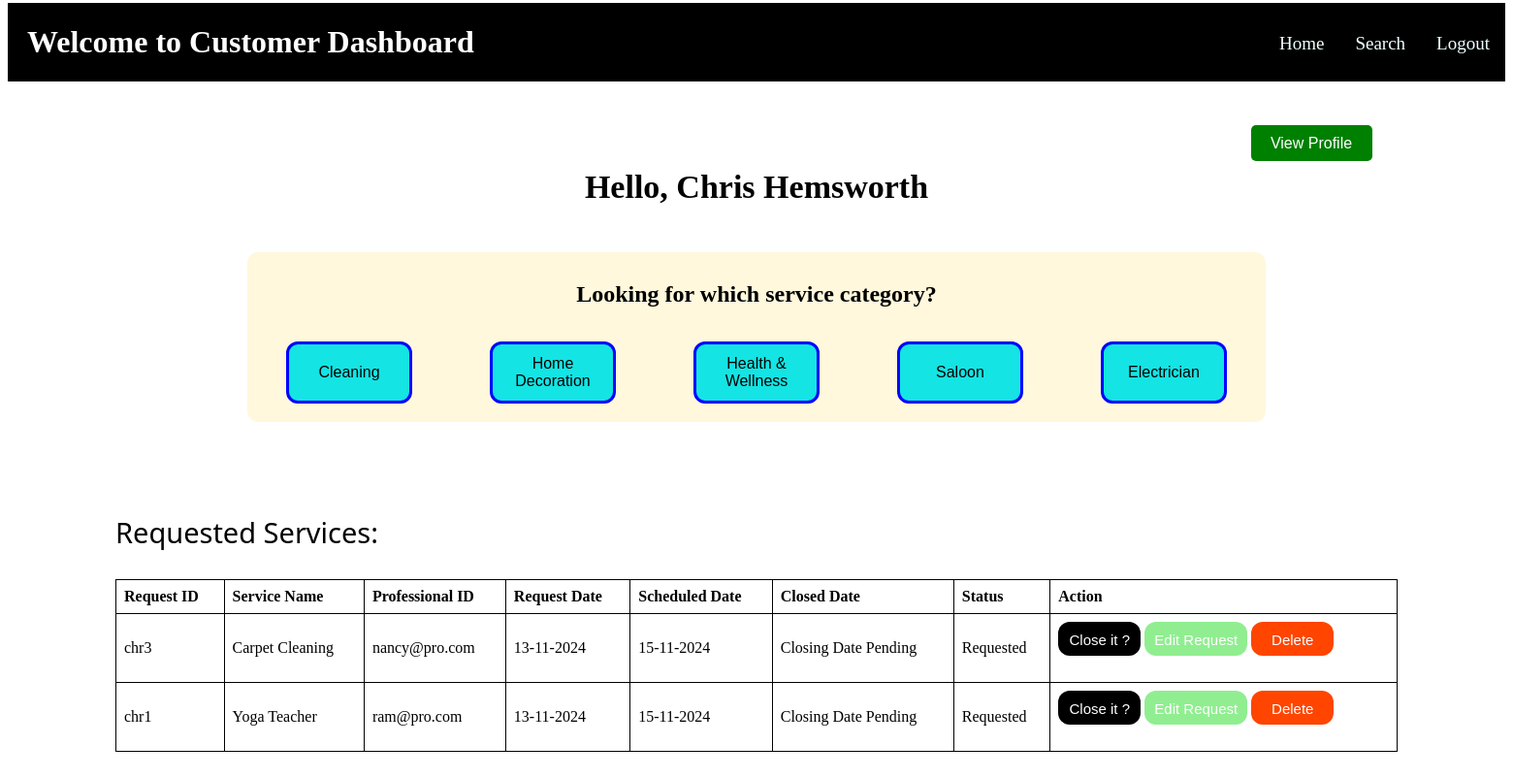
Page /customer_home (signed in) on the committed database.
### app.py (models this page shows, shortened)
class Customer(db.Model, UserMixin):
    __tablename__='customer'
    email=db.Column(db.String(), primary_key=True)
    password=db.Column(db.String(), nullable=False)
    fullname=db.Column(db.String(), nullable=False)
    address=db.Column(db.String(), nullable=False, unique=True)
    contact=db.Column(db.Integer, unique=True, nullable=False)
    pin_code=db.Column(db.Integer, nullable=False)
    status=db.Column(db.String(), default='Unblock')

class Service_Request(db.Model):
    __tablename__='service_request'
    request_id=db.Column(db.String(), primary_key=True)
    service_id=db.Column(db.Integer,db.ForeignKey('services.service_id') ,nullable=False)
    service_name=db.Column(db.String(), nullable=False)
    customer_id=db.Column(db.String(), db.ForeignKey('customer.email'), nullable=False)
    professional_id=db.Column(db.String(), db.ForeignKey('professional.email'), nullable=False)
    requested_date=db.Column(db.DateTime, unique=False, default=dt.utcnow)
    scheduled_date=db.Column(db.DateTime, )
    closed_date=db.Column(db.DateTime, unique=False, default=None)
    status=db.Column(db.String(), default='Requested')

### app.py (the view, shortened to what this page needs)
@app.route('/customer_home',methods=["GET","POST"])
@login_required
def custom_home():
        serv=Service_Request.query.filter_by(customer_id=current_user.email).all()
        services=Services.query.all()
        data=Customer.query.filter_by(email=current_user.email).first()
        if request.method=="GET":
            alert=request.args.get('alert')
            if alert:
                return render_template('customer_home.html',service_request=serv, user_data=data, services=services, alert=alert)
            return render_template('customer_home.html',service_request=serv, user_data=data, services=services)

### app.py (called while the page is built)
@login.user_loader
def load_user(email):
    if session['role']=='customer':
        return Customer.query.filter_by(email=email).first()
    if session['role']=='admin':
        return Admin.query.filter_by(email_id=email).first()
    if session['role']=='professional':
        return Professional.query.filter_by(email=email).first()

### templates/customer_home.html (shortened to what this page needs)
<!DOCTYPE html>
<html lang="en">
<head>
</head>
<body>
    <div class="navbar">
        <h1>Welcome to Customer Dashboard</h1>
        <a href="/logout_user">Logout</a>
        <a href="/customer_search">Search</a>
        <a href="#">Home</a>
    </div><br>
    <div class="profile">
        <button class="prof-button">View Profile</button>
    </div>
    <h2>Hello, {{user_data.fullname}}</h2>
    <br>
    <div class="services">
        <h3>Looking for which service category?</h3>
        <div class="dropdown">
            <button>Cleaning</button>
        </div>
        <div class="dropdown">
            <button>Home Decoration</button>
        </div>
        <div class="dropdown">
            <button>Health & Wellness</button>
        </div>
        <div class="dropdown">
            <button>Saloon</button>
        </div>
        <div class="dropdown">
            <button>Electrician</button>
        </div>
    </div>
    <div class="table">
        <p style="font-size:29px;font-family: system-ui;">Requested Services: </p>
        {% if service_request|length==0 %}
        <p id="no_exist">Your service request is empty</p>
        {% else %}
        <table>
            <tbody>
                <tr>
                    <th>Request ID</th>
                    <th>Service Name</th>
                    <th>Professional ID</th>
                    <th>Request Date</th>
                    <th>Scheduled Date</th>
                    <th>Closed Date</th>
                    <th>Status</th>
                    <th>Action</th>
                </tr>
                {% for record in service_request %}
                <tr>
                    <td>{{record.request_id}}</td>
                    <td>{{record.service_name}}</td>
                    <td>{{record.professional_id}}</td>
                    <td>{{record.requested_date.strftime('%d-%m-%Y')}}</td>
                    <td>{{record.scheduled_date.strftime('%d-%m-%Y')}}</td>
                    {% if record.closed_date == None %}
                    <td>Closing Date Pending</td>
                    {% else %}
                    <td>{{record.closed_date.strftime('%d-%m-%Y')}}</td>
                    {% endif %}
                    <td>{{record.status}}</td>
                    <td>
                        {% if record.status=='Professional Dismissed' %}
                        <p> </p>
                        {% elif record.status=='Requested' %}
                        <form action="/customer_home" method="POST">
                            <button class="close" name="action" value="close{{record.request_id}}">Close it ?</button>
                            <button class="edit close" name="action" value="edit{{record.request_id}}">Edit Request</button>
                            <button style="background-color: orangered;" class="close" name="action" value="delete{{record.request_id}}">Delete</button>
                        </form>
                        {% endif %}
                    </td>
                </tr>
                {% endfor %}
            </tbody>
        </table>
        {% endif %}
    </div>
</body>
</html>

### templates/customer_home.html (style rules this page uses)
body { display: flex; flex-direction: column; }
.navbar { background-color: black; color: white; margin-top: -5px; }
h3 { position: absolute; margin: 118px; font-size: 24px; }
.navbar a { font-size: 19px; float: right; display: block; padding: 0px 16px; text-decoration: none; color: azure; margin-top: -13px; margin-bottom: 28px; }
h1 { font-size: xx-large; font-weight: bolder; margin-bottom: -35px; padding: 20px; margin-top: 2px; font-family: Cambria, Cochin, Georgia, Times, 'Times New Roman', serif; }
h2 { margin: 16px; margin-top: -23px; padding: 12px; text-align: center; font-size: 34px; }
.table { margin: 23px 111px; }
.services { margin: 0px auto 0px auto; display: flex; align-items: flex-end; justify-content: space-around; border: 2px solid white; border-radius: 13px; width: 68%; height: 175px; background-color: cornsilk; }
.dropdown { position: relative; display: inline-block; }
button { padding: 10px; cursor: pointer; margin-bottom: 19px; height: 64px; width: 130px; border: 3px solid blue; background-color: rgb(20, 228, 228); border-radius: 12px; font-size: 16px; }
table { width: 100%; border-collapse: collapse; }
th, td { border: 1px solid black; padding: 8px; text-align: left; }
.profile { position: relative; display: inline-block; left: 83%; margin-top: 27px; }
.prof-button { background-color: green; color: white; padding: 10px 20px; border: none; cursor: pointer; border-radius: 5px; width: 125px; height: 37px; }
.close { background-color: black; color: white; width: 85px; height: 35px; font-size: 15px; border: none; }
.edit { background-color: lightgreen; border: lightgreen; width: 106px; }

### rows in the picture
Customer: fullname "Chris Hemsworth"
Service_Request: request_id "chr3", service_name "Carpet Cleaning", professional_id "nancy@pro.com", requested_date "13-11-2024", scheduled_date "15-11-2024", shows "Closing Date Pending", status "Requested"
Service_Request: request_id "chr1", service_name "Yoga Teacher", professional_id "ram@pro.com", requested_date "13-11-2024", scheduled_date "15-11-2024", shows "Closing Date Pending", status "Requested"
